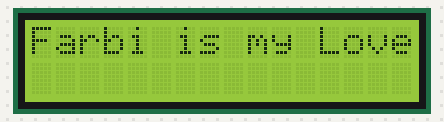
A sketch run on a simulated Arduino Uno, built with avr-gcc and run on an emulated ATmega328P. Shown: 16×2 character LCD.

Above: at 0.1 s.
At 1.1 s:
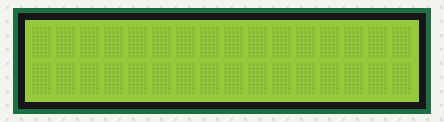

Measured:
- what the display in image 1 shows lasts 1.0 s, from 1.1 s to 2.1 s

The sketch:

7.lcd_display_16x2.ino
```cpp
// Using LCD Display
// Sequence:
//LiquidCrystal(rs, enable, d4, d5, d6, d7)
//LiquidCrystal(rs, rw, enable, d4, d5, d6, d7)
//LiquidCrystal(rs, enable, d0, d1, d2, d3, d4, d5, d6, d7)
//LiquidCrystal(rs, rw, enable, d0, d1, d2, d3, d4, d5, d6, d7)

#include <LiquidCrystal.h>

int rs = 10;
int enable = 11;
int d4 = 4;
int d5 = 5;
int d6 = 6;
int d7 = 7;

LiquidCrystal lcd(rs, enable, d4, d5, d6, d7);

void setup() {
  lcd.begin(16,2);
}

void loop() {
  lcd.setCursor(0,0); // Set the Cursor
  lcd.print("Farbi is my Love");
  delay(1000);
  lcd.clear();
  delay(1000);

}
```
